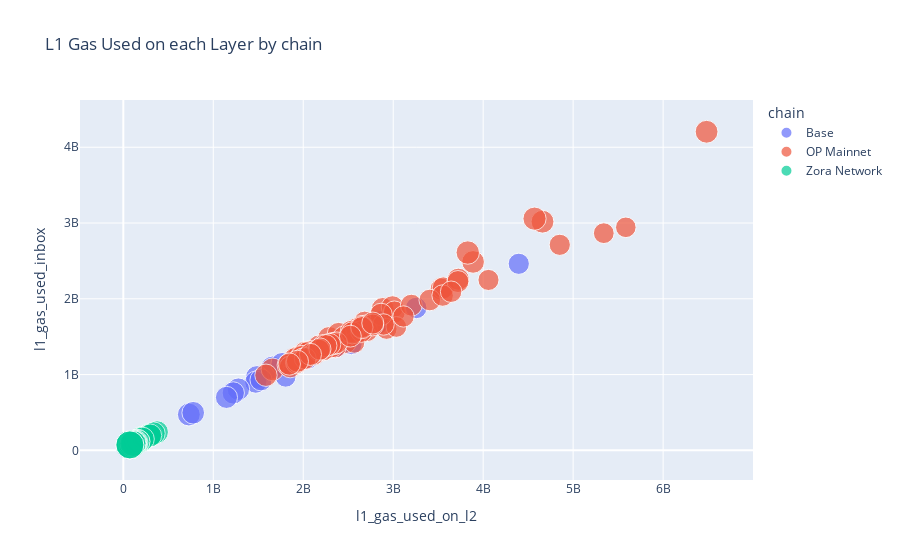
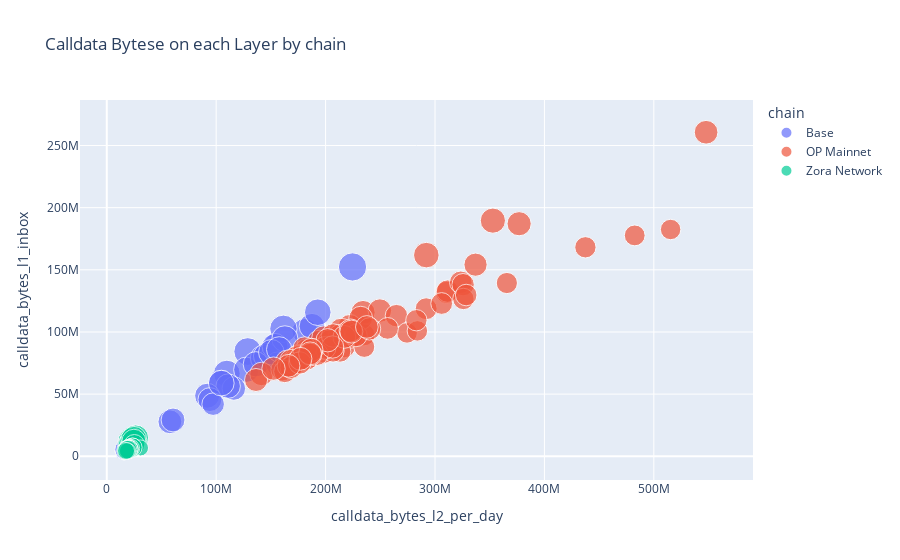

Notebook cell for these charts, in order:
### Code cell
# Create the scatter plot
combo_df_plot = combo_df[
                        (~combo_df['gas_compression_ratio'].isna()) 
                         & (combo_df['gas_compression_ratio']<1) 
                         & (combo_df['active_secs_per_day'] == 86400)
                         ]

# combo_df_plot = combo_df[(~combo_df['bytes_compression_ratio'].isna())
#                          & (combo_df['active_secs_per_day'] == 86400)]

display(combo_df_plot)

fig = px.scatter(combo_df_plot,
                 x='l1_gas_used_on_l2',
                 y='l1_gas_used_inbox',
                 size = 'gas_compression_ratio',
                 color='chain',
                 title='L1 Gas Used on each Layer by chain')

# Display the plot
fig.show()

##############

fig_bytes = px.scatter(combo_df_plot,
                 x='calldata_bytes_l2_per_day',
                 y='calldata_bytes_l1_inbox',
                 size = 'bytes_compression_ratio',
                 color='chain',
                 title='Calldata Bytese on each Layer by chain')

fig_bytes.show()
